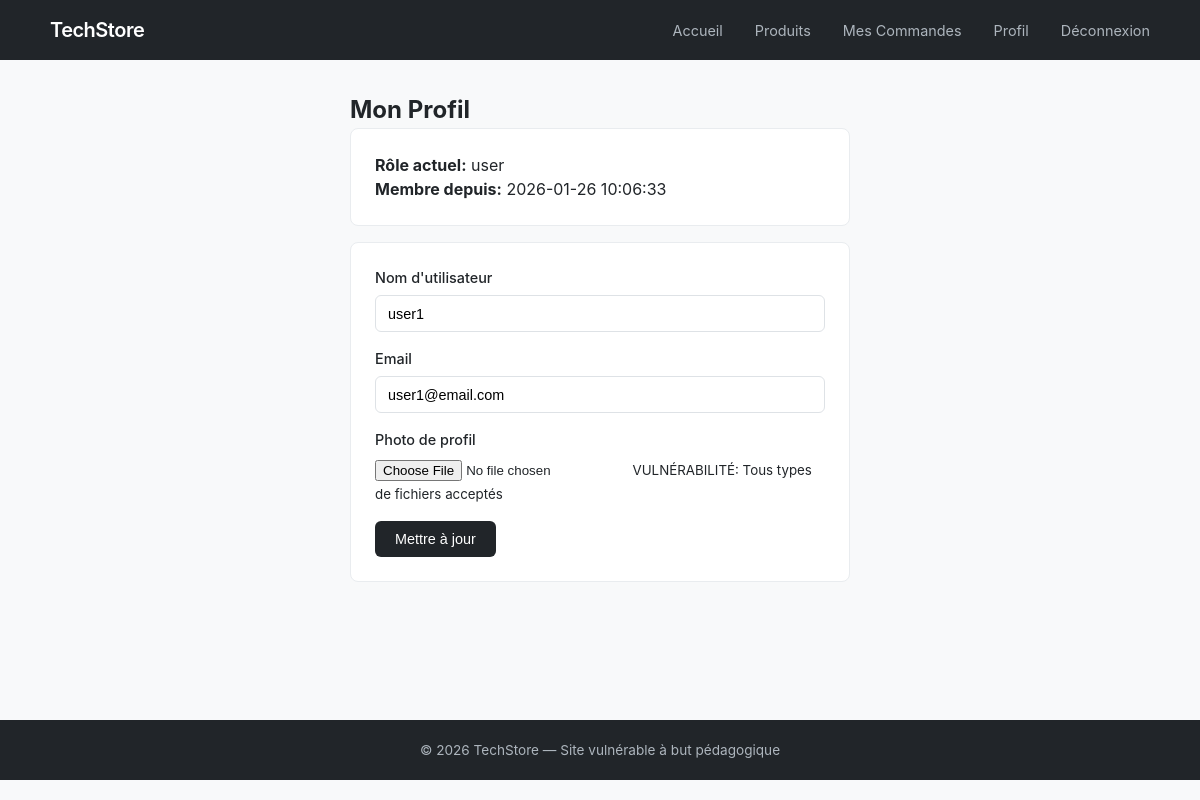
The app's page /profile.php (signed in) with its own data.
### tables this page shows
CREATE TABLE users (
    id INT AUTO_INCREMENT PRIMARY KEY,
    username VARCHAR(50) NOT NULL,
    password VARCHAR(255) NOT NULL,
    email VARCHAR(100),
    role VARCHAR(20) DEFAULT 'user',
    created_at TIMESTAMP DEFAULT CURRENT_TIMESTAMP
);

### profile.php (the view, shortened to what this page needs)
<?php
require_once 'config/database.php';
$user_id = $_SESSION['user_id'];
$query = "SELECT * FROM users WHERE id = $user_id";
$result = mysqli_query($conn, $query);
$user = mysqli_fetch_assoc($result);
?>
<!DOCTYPE html>
<html lang="fr">
<head>
    <link rel="stylesheet" href="assets/css/style.css">
</head>
<body>
    <header>
        <nav>
            <div class="logo"><a href="index.php">TechStore</a></div>
            <ul class="nav-links">
                <li><a href="index.php">Accueil</a></li>
                <li><a href="products.php">Produits</a></li>
                <li><a href="orders.php">Mes Commandes</a></li>
                <li><a href="profile.php">Profil</a></li>
                <li><a href="logout.php">Déconnexion</a></li>
            </ul>
        </nav>
    </header>
    <main>
        <section class="profile-page">
            <h2>Mon Profil</h2>
            <div class="profile-info">
                <p><strong>Rôle actuel:</strong> <?php echo $user['role']; ?></p>
                <p><strong>Membre depuis:</strong> <?php echo $user['created_at']; ?></p>
            </div>
            <form method="POST" enctype="multipart/form-data" class="profile-form">
                <div class="form-group">
                    <label for="username">Nom d'utilisateur</label>
                    <input type="text" id="username" name="username"
                           value="<?php echo $user['username']; ?>">
                </div>
                <div class="form-group">
                    <label for="email">Email</label>
                    <input type="email" id="email" name="email"
                           value="<?php echo $user['email']; ?>">
                </div>
                <div class="form-group">
                    <label for="avatar">Photo de profil</label>
                    <input type="file" id="avatar" name="avatar">
                    <small>VULNÉRABILITÉ: Tous types de fichiers acceptés</small>
                </div>
                <button type="submit" name="submit" class="btn btn-primary">Mettre à jour</button>
            </form>
        </section>
    </main>
    <footer>
        <p>&copy; 2026 TechStore — Site vulnérable à but pédagogique</p>
    </footer>
</body>
</html>

### assets/css/style.css (style rules this page uses)
* { margin: 0; padding: 0; box-sizing: border-box; }
body { font-family: -apple-system, BlinkMacSystemFont, 'Segoe UI', Roboto, sans-serif; background: #f8f9fa; color: #212529; line-height: 1.5; }
a { color: #0d6efd; text-decoration: none; }
header { background: #212529; padding: 0 2rem; position: sticky; top: 0; z-index: 100; }
nav { max-width: 1100px; margin: 0 auto; display: flex; justify-content: space-between; align-items: center; height: 60px; }
.logo a { color: #fff; font-size: 1.25rem; font-weight: 600; letter-spacing: -0.5px; }
.nav-links { display: flex; list-style: none; gap: 2rem; }
.nav-links a { color: #adb5bd; font-size: 0.9rem; transition: color 0.2s; }
main { max-width: 1100px; margin: 0 auto; padding: 2rem; min-height: calc(100vh - 140px); }
.btn, button[type="submit"] { padding: 0.6rem 1.25rem; background: #212529; color: #fff; border: none; border-radius: 6px; font-size: 0.9rem; cursor: pointer; transition: background 0.2s; }
.btn-primary { background: #0d6efd; }
.form-group { margin-bottom: 1rem; }
.form-group label { display: block; margin-bottom: 0.4rem; font-size: 0.9rem; font-weight: 500; }
.form-group input[type="text"], .form-group input[type="email"], .form-group input[type="password"], .form-group input[type="number"], .form-group textarea { width: 100%; padding: 0.6rem 0.75rem; border: 1px solid #dee2e6; border-radius: 6px; font-size: 0.9rem; }
.profile-page { max-width: 500px; margin: 0 auto; }
.profile-info, .profile-form { background: #fff; padding: 1.5rem; border-radius: 8px; margin-bottom: 1rem; border: 1px solid #e9ecef; }
footer { background: #212529; color: #adb5bd; text-align: center; padding: 1.25rem; font-size: 0.85rem; }

### records on screen
users: role "user", created_at "2026-01-26 10:06:33", username "user1", email "user1@email.com"
